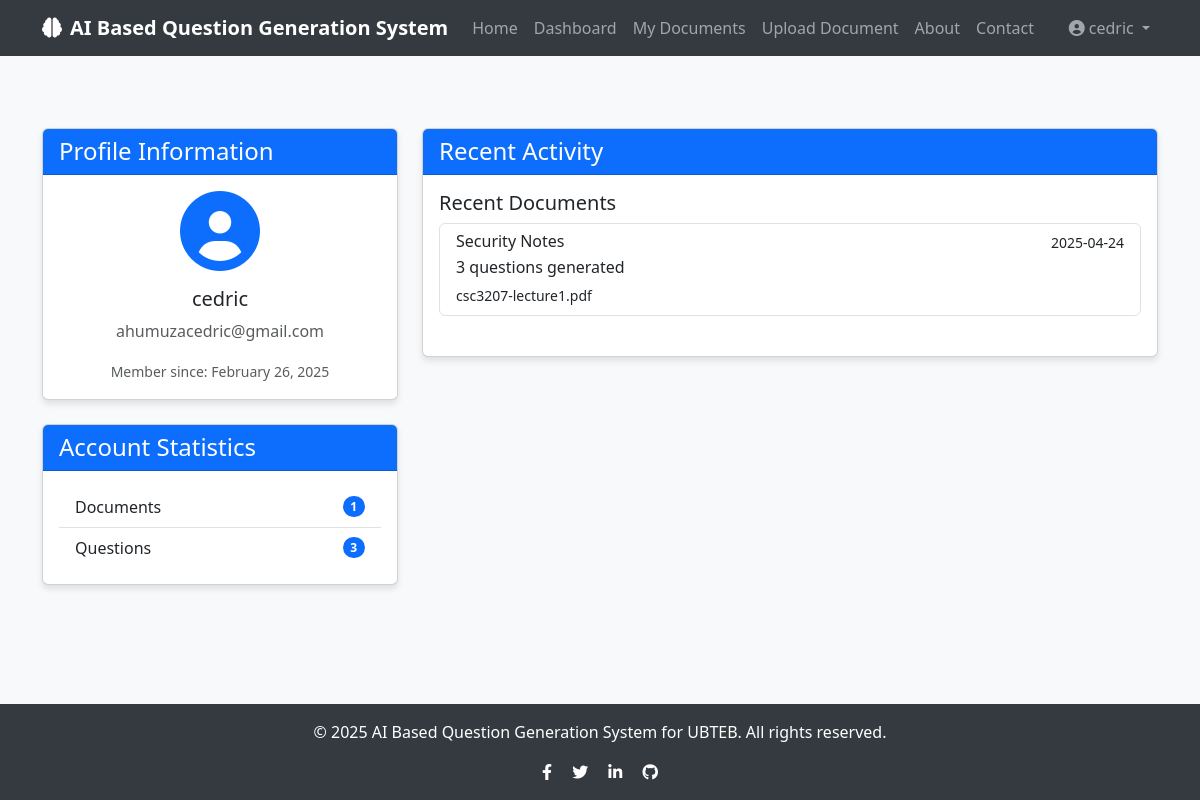
The app's page /profile (signed in), older data.
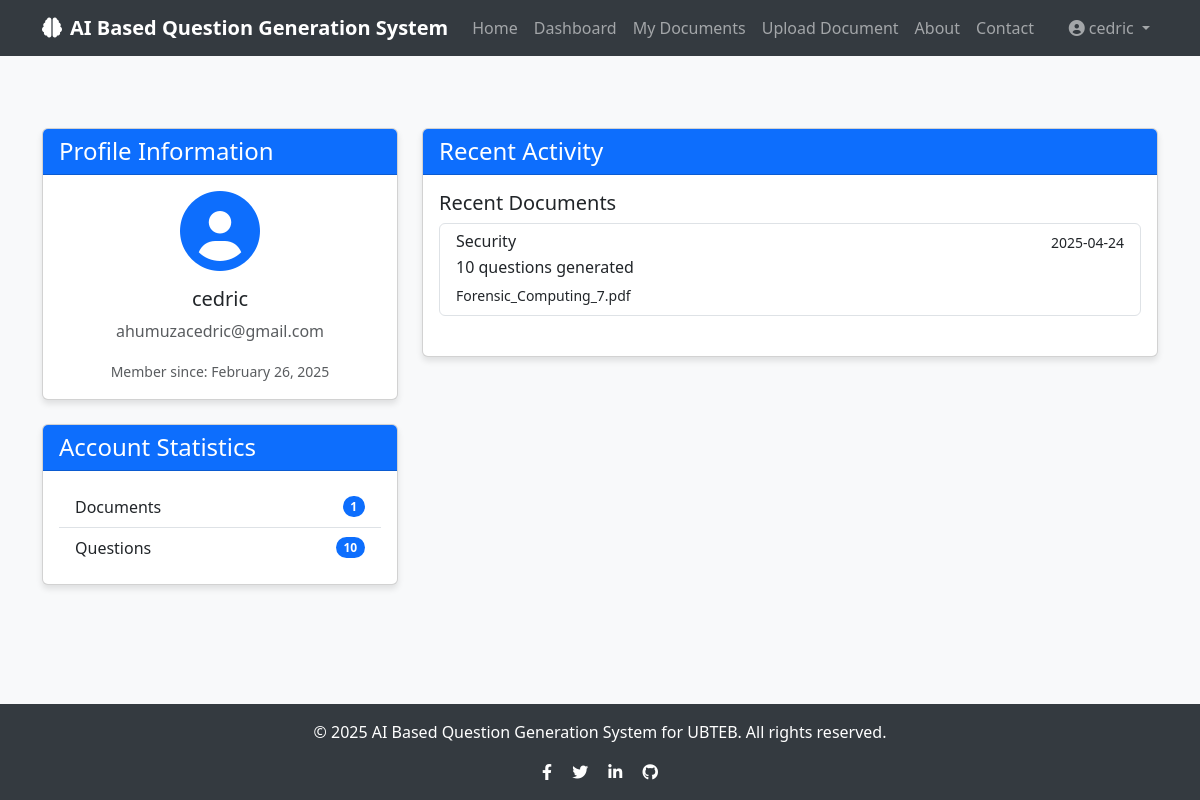
The same page, newer data.
### app/models/document.py (models this page shows, shortened)
class Document(db.Model):
    id = db.Column(db.Integer, primary_key=True)
    title = db.Column(db.String(100), nullable=False)
    filename = db.Column(db.String(100), nullable=False)
    file_path = db.Column(db.String(255), nullable=False)
    content = db.Column(db.Text, nullable=False)
    created_at = db.Column(db.DateTime, default=datetime.utcnow)
    user_id = db.Column(db.Integer, db.ForeignKey('user.id'), nullable=False)
    questions = db.relationship('Question', backref='document', lazy=True, cascade="all, delete-orphan")

### app/routes/auth.py (the view)
@auth.route('/profile', methods=['GET', 'POST'])
@login_required
def profile():
    return render_template('auth/profile.html', user=current_user)

### app/models/user.py (called while the page is built)
@login_manager.user_loader
def load_user(user_id):
    return User.query.get(int(user_id))

### app/templates/auth/profile.html (shortened to what this page needs)
{% extends "base.html" %}
{% block content %}
<div class="container py-5">
    <div class="row">
        <div class="col-md-4">
            <div class="card mb-4">
                <div class="card-header bg-primary text-white">
                    <h4 class="mb-0">Profile Information</h4>
                </div>
                <div class="card-body text-center">
                    <div class="mb-3">
                        <i class="fas fa-user-circle fa-5x text-primary"></i>
                    </div>
                    <h5 class="card-title">{{ user.username }}</h5>
                    <p class="card-text text-muted">{{ user.email }}</p>
                    <p class="card-text">
                        <small class="text-muted">Member since: {{ user.created_at.strftime('%B %d, %Y') }}</small>
                    </p>
                </div>
            </div>
            <div class="card">
                <div class="card-header bg-primary text-white">
                    <h4 class="mb-0">Account Statistics</h4>
                </div>
                <div class="card-body">
                    <ul class="list-group list-group-flush">
                        <li class="list-group-item d-flex justify-content-between align-items-center">
                            Documents
                            <span class="badge bg-primary rounded-pill">{{ user.documents|length }}</span>
                        </li>
                        <li class="list-group-item d-flex justify-content-between align-items-center">
                            Questions
                            <span class="badge bg-primary rounded-pill">{{ user.questions|length }}</span>
                        </li>
                    </ul>
                </div>
            </div>
        </div>
        <div class="col-md-8">
            <div class="card">
                <div class="card-header bg-primary text-white">
                    <h4 class="mb-0">Recent Activity</h4>
                </div>
                <div class="card-body">
                    {% if user.documents %}
                        <h5 class="card-title">Recent Documents</h5>
                        <div class="list-group mb-4">
                            {% for document in user.documents|sort(attribute='created_at', reverse=True) %}
                                {% if loop.index <= 5 %}
                                <a href="{{ url_for('questions.view_document', document_id=document.id) }}" class="list-group-item list-group-item-action">
                                    <div class="d-flex w-100 justify-content-between">
                                        <h6 class="mb-1">{{ document.title }}</h6>
                                        <small>{{ document.created_at.strftime('%Y-%m-%d') }}</small>
                                    </div>
                                    <p class="mb-1">{{ document.questions|length }} questions generated</p>
                                    <small>{{ document.filename }}</small>
                                </a>
                                {% endif %}
                            {% endfor %}
                        </div>
                    {% else %}
                        <div class="alert alert-info">
                            <p class="mb-0">You haven't uploaded any documents yet. <a href="{{ url_for('questions.upload_document') }}">Upload your first document</a> to get started!</p>
                        </div>
                    {% endif %}
                </div>
            </div>
        </div>
    </div>
</div>
{% endblock %}

Row changes from the older to the newer data that the page shows:
changed Document: title "Security Notes" → "Security"; questions|length "3" → "10"; filename "csc3207-lecture1.pdf" → "Forensic_Computing_7.pdf"
Text that changed along with them:
{{ user.questions|length }}: "3" → "10"
